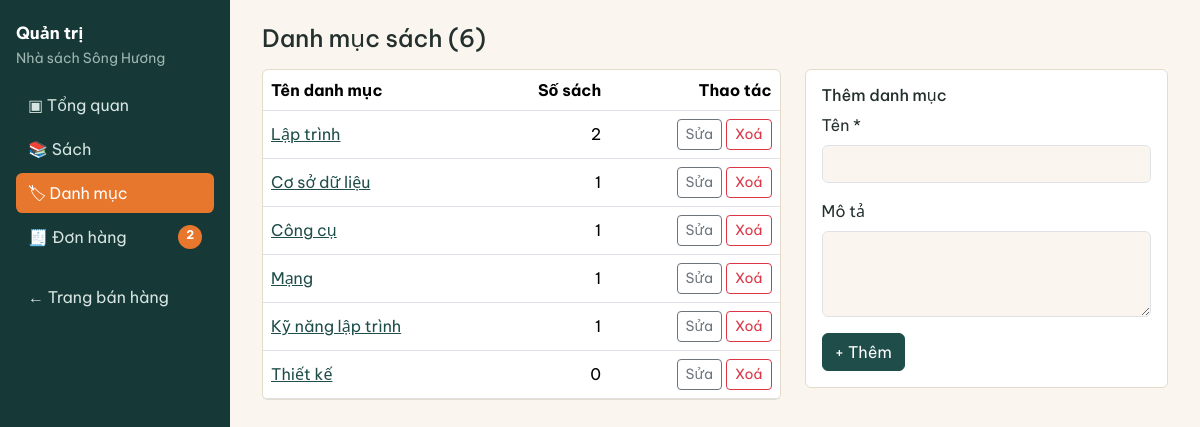
The page /admin/categories on the database its author committed.
### models.py (models this page shows)
class Category(db.Model):
    id = db.Column(db.Integer, primary_key=True)
    name = db.Column(db.String(100), nullable=False, unique=True)
    description = db.Column(db.Text)
    books = db.relationship("Book", back_populates="category")

### admin.py (the view, shortened to what this page needs)
@bp.route("/categories", methods=["GET", "POST"])
@bp.route("/categories/<int:cat_id>/edit", methods=["GET", "POST"])
def categories(cat_id=None):
    editing = db.get_or_404(Category, cat_id) if cat_id else None
    form = CategoryForm(obj=editing, category_id=cat_id)
    rows = db.session.execute(
        select(Category, func.count(Book.id))
        .outerjoin(Book, Book.category_id == Category.id)
        .group_by(Category.id).order_by(Category.id)).all()
    return render_template("admin/categories.html", rows=rows, form=form, editing=editing)

### forms.py (shortened to what this page needs)
class CategoryForm(FlaskForm):
    name = StringField("Tên", filters=[strip], validators=[
        DataRequired("Vui lòng nhập tên danh mục."), Length(max=100)])
    description = TextAreaField("Mô tả", filters=[strip], validators=[Optional()])
    def __init__(self, *args, category_id=None, **kwargs):
        super().__init__(*args, **kwargs)
        self.category_id = category_id

### cart.py (called while the page is built)
def get_cart() -> dict:
    return dict(session.get("cart", {}))

def cart_count() -> int:
    return sum(get_cart().values())

### forms.py (called while the page is built)
def strip(value):
    return value.strip() if isinstance(value, str) else value

### templates/admin/categories.html (shortened to what this page needs)
{% extends 'admin/base.html' %}
{% from '_macros.html' import field %}
{% block admin %}
<h1 class="h4 mb-3">Danh mục sách ({{ rows|length }})</h1>
<div class="row g-4">
  <div class="col-lg-7">
    <div class="card"><div class="table-responsive">
    <table class="table align-middle mb-0">
      <thead><tr><th>Tên danh mục</th><th class="text-end">Số sách</th><th class="text-end">Thao tác</th></tr></thead>
      <tbody>
      {% for c, n in rows %}
      <tr>
        <td><a href="{{ url_for('admin.books', category=c.id) }}">{{ c.name }}</a></td>
        <td class="text-end">{{ n }}</td>
        <td class="text-end"><div class="d-inline-flex gap-1">
          <a class="btn btn-sm btn-outline-secondary" href="{{ url_for('admin.categories', cat_id=c.id) }}">Sửa</a>
          <form method="post" action="{{ url_for('admin.category_delete', cat_id=c.id) }}" onsubmit="return confirm('Xoá danh mục này?')">
            <button class="btn btn-sm btn-outline-danger">Xoá</button>
          </form></div></td>
      </tr>
      {% endfor %}
      </tbody>
    </table></div></div>
  </div>
  <div class="col-lg-5">
    <div class="card"><div class="card-body">
      <h2 class="h6">{{ 'Sửa danh mục' if editing else 'Thêm danh mục' }}</h2>
      <form method="post" novalidate>
        {{ field(form.name) }}
        {{ field(form.description, 3) }}
        <button class="btn btn-primary">{{ 'Lưu' if editing else '+ Thêm' }}</button>
      </form>
    </div></div>
  </div>
</div>
{% endblock %}

### static/css/style.css (style rules this page uses)
:root { --paper:#faf6ef; --ink:#23302e; --river:#1f4e4a; --river-dark:#163836; --accent:#e8772e; --line:#e4dccb; --muted:#6f7b78; --bs-body-font-family:"Be Vietnam Pro",system-ui,sans-serif; --bs-body-bg:var(--paper); --bs-body-color:var(--ink); }
body { background:var(--paper);color:var(--ink) }
a { color:var(--river) }
.btn-primary { --bs-btn-bg:var(--river);--bs-btn-border-color:var(--river); --bs-btn-hover-bg:var(--river-dark);--bs-btn-hover-border-color:var(--river-dark); --bs-btn-active-bg:var(--river-dark);--bs-btn-disabled-bg:var(--river);--bs-btn-disabled-border-color:var(--river) }
.card { border-color:var(--line);background:#fff }
.table>:not(caption)>*>* { background:transparent }

### rows shown on the page
Category: name "Lập trình", n "2"
Category: name "Cơ sở dữ liệu", n "1"
Category: name "Công cụ", n "1"
Category: name "Mạng", n "1"
Category: name "Kỹ năng lập trình", n "1"
Category: name "Thiết kế", n "0"

### other values the page prints
{{ pending_count }} "2"
{{ rows|length }} "6"
{{ 'Sửa danh mục' if editing else 'Thêm danh mục' }} "Thêm danh mục"
{{ f.label.text }} "Tên Mô tả"
{{ 'Lưu' if editing else '+ Thêm' }} "+ Thêm"
